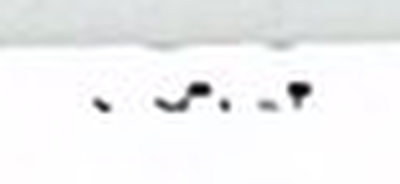
#> input picture amta/_tiling_audit/p14_yellow_0.304_1169_242.png, 400 x 184 px; its folder holds only this picture in this run
$ python _sheet_yellow.py
#> lines starting #> are read from the running program, lines starting #| are printed output that depends on the picture
"""把 4 页黄框裁剪拼成核对大图。"""
from __future__ import annotations

import sys
from pathlib import Path

sys.path.insert(0, r"E:\manga translator agent\amta\src")

from PIL import Image, ImageDraw

OUT = Path(r"E:\manga translator agent\amta\_tiling_audit")

files = sorted(OUT.glob("p*_yellow_*.png"))
print(f"{len(files)} 个黄框")

per_row = 3
cell_w, cell_h = 460, 380
rows = (len(files) + per_row - 1) // per_row
sheet = Image.new("RGB", (cell_w * per_row, cell_h * rows), 248)
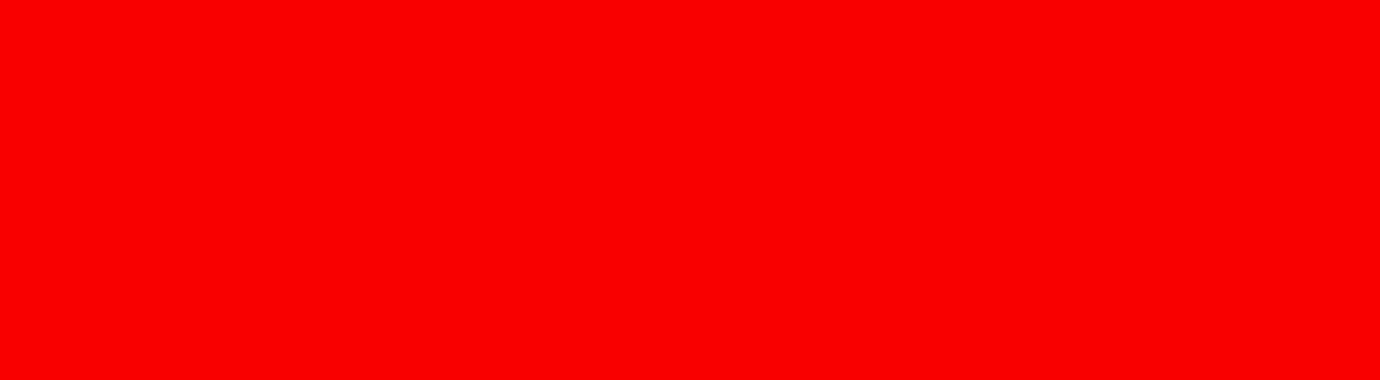
#> sheet: PIL image 1380x380 RGB; mean R, G, B 248, 0, 0
d = ImageDraw.Draw(sheet)
for i, fp in enumerate(files):
    img = Image.open(fp).convert("RGB")
#> img is the input picture: PIL image 400x184 RGB; mean R, G, B 240.3, 241, 241.7
    img.thumbnail((cell_w - 30, cell_h - 46), Image.LANCZOS)
    r, c = divmod(i, per_row)
    x, y = c * cell_w + 15, r * cell_h + 15
    sheet.paste(img, (x + (cell_w - 30 - img.width) // 2, y))
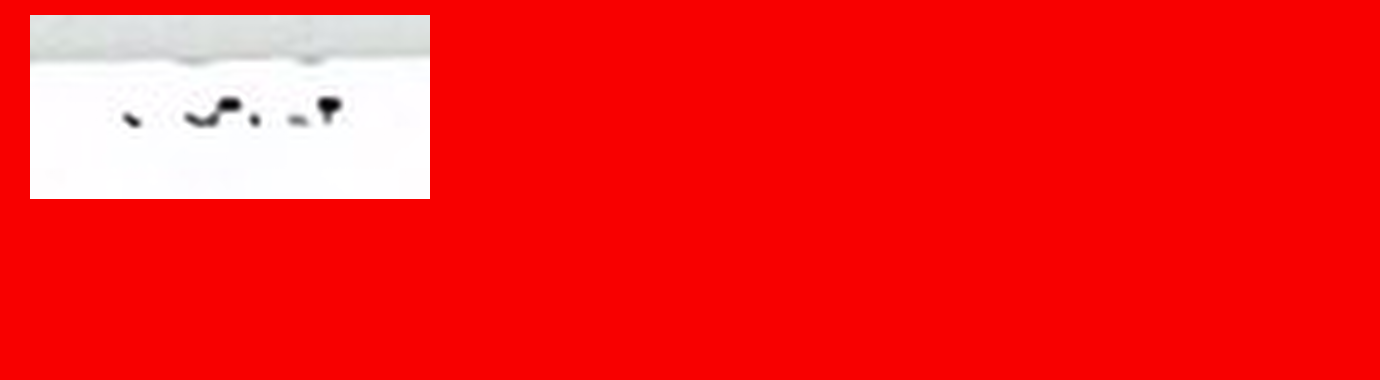
#> sheet: PIL image 1380x380 RGB; mean R, G, B 246.9, 33.8, 33.9
    d.text((x, y + cell_h - 30), fp.stem.replace("_yellow", ""), fill=(160, 40, 40))
sheet.save(OUT / "sheet_all_yellow.png")
print("saved", sheet.size)
#| saved (1380, 380)

$ run again, on amta/_tiling_audit/p14_yellow_0.342_395_1572.png
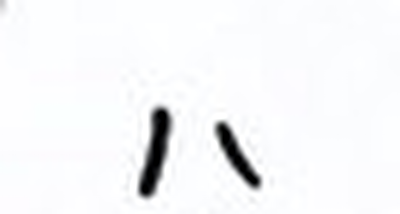
#> input picture amta/_tiling_audit/p14_yellow_0.342_395_1572.png, 400 x 214 px
#> img is the input picture: PIL image 400x214 RGB; mean R, G, B 244.7, 245.5, 247.1
#> `sheet.paste(img, (x + (cell_w - 30 - img.width) // 2, y))`:
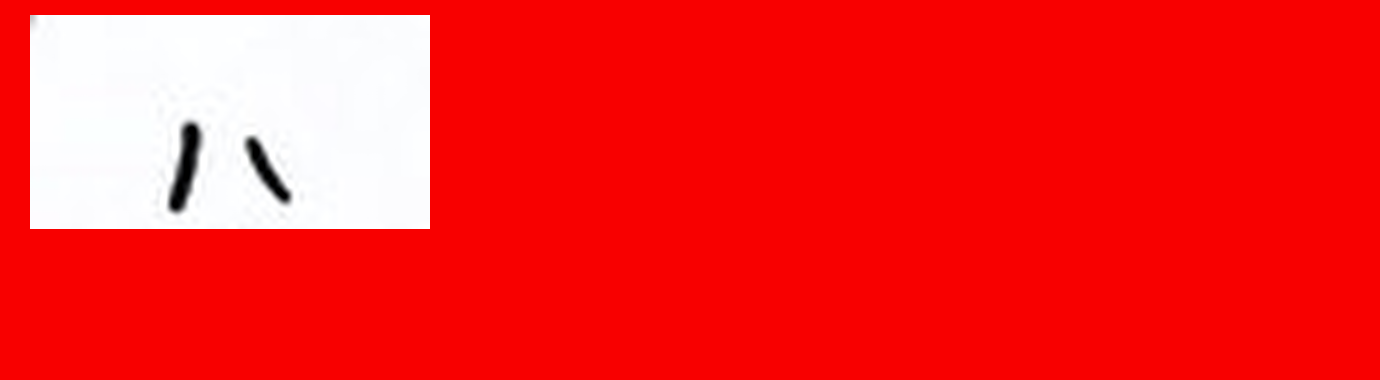
#> sheet: PIL image 1380x380 RGB; mean R, G, B 247.5, 40.1, 40.3
#| saved (1380, 380)

$ run again, on amta/_tiling_audit/p14_yellow_0.380_1434_792.png
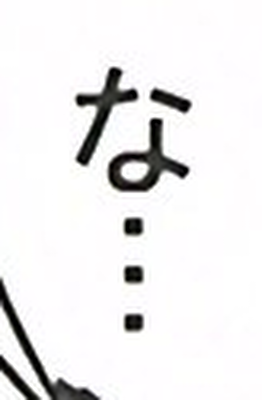
#> input picture amta/_tiling_audit/p14_yellow_0.380_1434_792.png, 262 x 400 px
#> img is the input picture: PIL image 262x400 RGB; mean R, G, B 237.3, 236.3, 236.9
#> img: PIL image 219x334 RGB
#> `sheet.paste(img, (x + (cell_w - 30 - img.width) // 2, y))`:
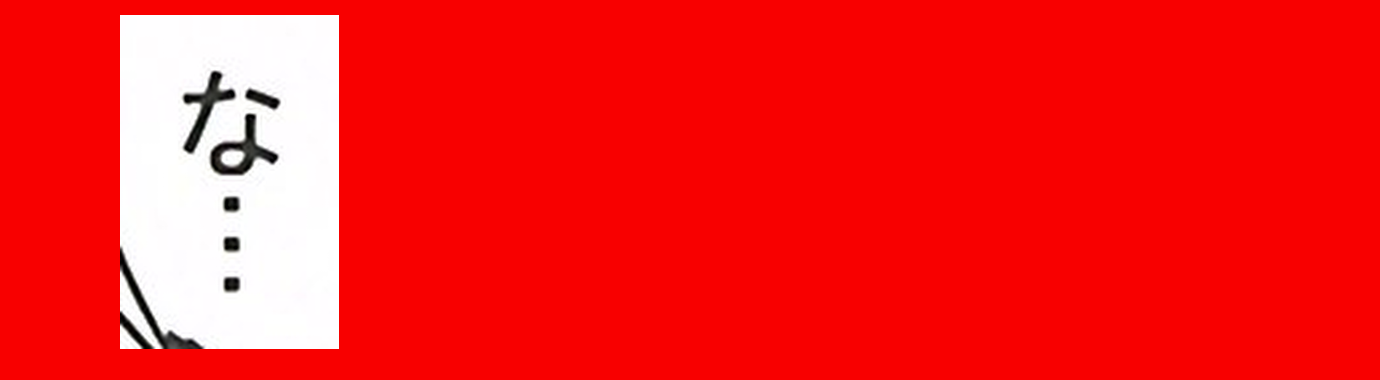
#> sheet: PIL image 1380x380 RGB; mean R, G, B 246.5, 33, 33
#| saved (1380, 380)

$ run again, on amta/_tiling_audit/p14_yellow_0.318_1952_2200.png
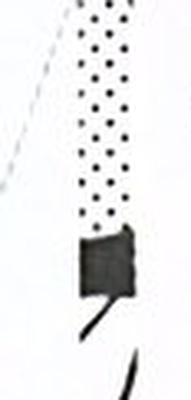
#> input picture amta/_tiling_audit/p14_yellow_0.318_1952_2200.png, 191 x 400 px
#> img is the input picture: PIL image 191x400 RGB; mean R, G, B 237.3, 237.3, 238.2
#> img: PIL image 159x334 RGB
#> `sheet.paste(img, (x + (cell_w - 30 - img.width) // 2, y))`:
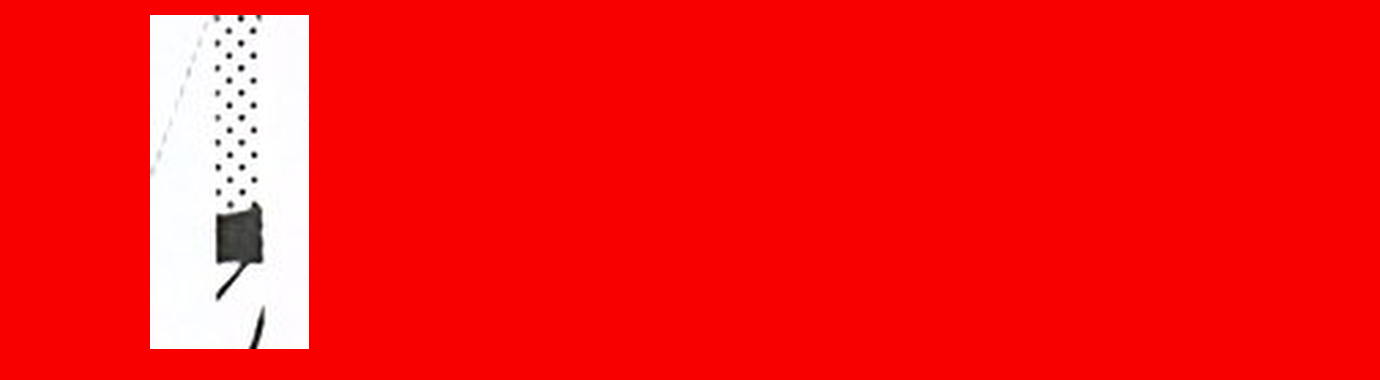
#> sheet: PIL image 1380x380 RGB; mean R, G, B 246.9, 24, 24.1
#| saved (1380, 380)
